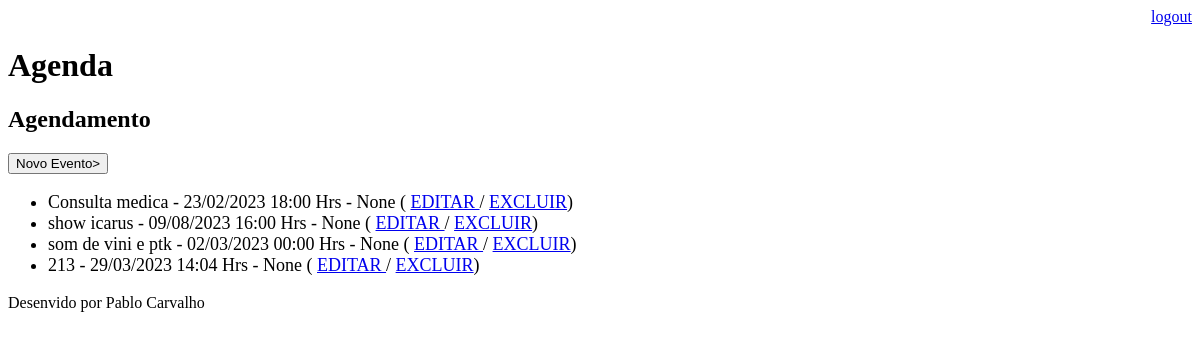
The page /agenda/ (signed in) on the database as committed earlier.
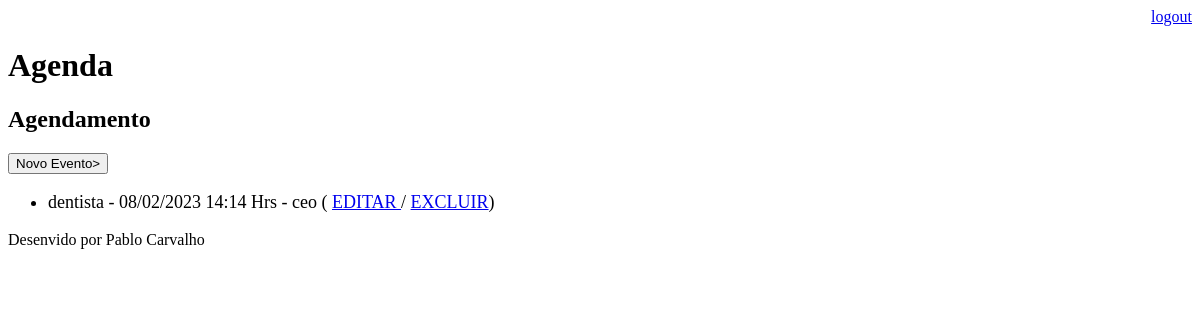
The same page on the database as committed later.
### core/models.py (models this page shows, shortened)
class Evento (models.Model):
    titulo = models.CharField(max_length=100)
    descricao = models.TextField(blank=True, null=True)
    data_evento = models.DateTimeField()
    data_descricao = models.DateTimeField(auto_now=True)
    usuario = models.ForeignKey(User, on_delete=models.CASCADE)
    local_evento = models.TextField(blank=True, null=True)
    class Meta:
        db_table = 'evento'
    def get_data_evento(self):
        return self.data_evento.strftime('%d/%m/%Y %H:%M Hrs')

### core/views.py (the view)
# urls.py: path('agenda/', views.lista_eventos),
@login_required(login_url='/login/')
def lista_eventos(request):
    usuario = request.user
    evento = Evento.objects.filter(usuario=usuario)
    dados = {'eventos' :evento}
    return render (request,'agenda.html', dados)

### templates/agenda.html (shortened to what this page needs)
{% extends "model-page.html" %}
 {% block content %}
    <h2>Agendamento</h2>
    <a href="evento/">
    <button type="button">Novo Evento></button>
    </a>
    <ul style="font-size: 18px">
        {% for evento in eventos %}
            <li>
                {{evento.titulo}} - {{evento.get_data_evento}} - {{evento.local_evento}}
                ( <a href ="evento/?id={{evento.id}}">EDITAR </a>
                / <a href="evento/delete/{{evento.id}}/"> EXCLUIR</a>)
        {% endfor %}
    </ul>
{% endblock %}

### templates/model-page.html
<!DOCTYPE html>
<html lang="en">
<head>
    {% include "model-header.html" %}
</head>
<body>
    {% block content %} {% endblock %}
    {% include "model-footer.html" %}
</body>
</html>

### templates/model-header.html (shortened to what this page needs)
<!DOCTYPE html>
<html lang="en">
    <div align="right">
        <a href="/logout">logout</a>
    </div>
    <h1>Agenda</h1>
</html>

### templates/model-footer.html
<p> Desenvido por Pablo Carvalho</p>

Rows that differ between the two databases and show on the page:
removed Evento: titulo "Consulta medica", get_data_evento "23/02/2023 18:00 Hrs", local_evento "None"
removed Evento: titulo "show icarus", get_data_evento "09/08/2023 16:00 Hrs", local_evento "None"
removed Evento: titulo "som de vini e ptk", get_data_evento "02/03/2023 00:00 Hrs", local_evento "None"
removed Evento: titulo "213", get_data_evento "29/03/2023 14:04 Hrs", local_evento "None"
added Evento: titulo "dentista", get_data_evento "08/02/2023 14:14 Hrs", local_evento "ceo"
